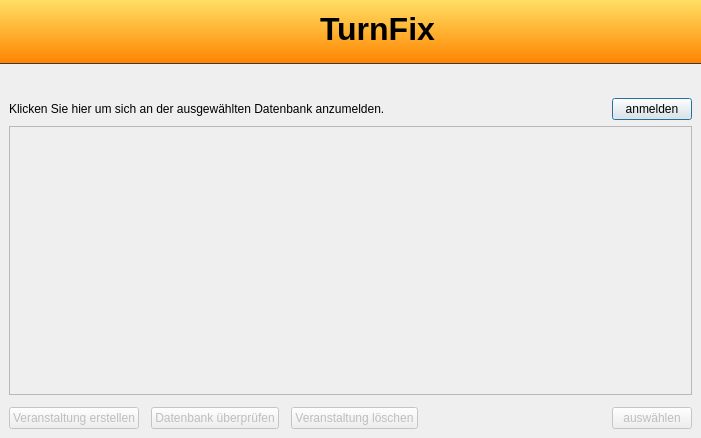
<?xml version="1.0" encoding="UTF-8"?>
<ui version="4.0">
 <class>LoginDialog</class>
 <widget class="QDialog" name="LoginDialog">
  <property name="geometry">
   <rect>
    <x>0</x>
    <y>0</y>
    <width>701</width>
    <height>438</height>
   </rect>
  </property>
  <property name="windowTitle">
   <string>TurnFix - Login</string>
  </property>
  <property name="styleSheet">
   <string notr="true">QWidget#headerWidget {
        background-color: qlineargradient(spread:pad, x1:0, y1:1, x2:0, y2:0, stop:0 rgba(255, 131, 0, 255), stop:1 rgba(255, 223, 100, 255));
    border-bottom:1px solid rgba(57, 57, 57, 255);
}

TFHeaderWidget {
	background-color: qlineargradient(spread:pad, x1:0, y1:1, x2:0, y2:0, stop:0 rgba(255, 131, 0, 255), stop:1 rgba(255, 223, 100, 255)); 
	border-bottom:1px solid rgba(57, 57, 57, 255); 
}</string>
  </property>
  <layout class="QVBoxLayout" name="verticalLayout">
   <property name="spacing">
    <number>0</number>
   </property>
   <property name="margin">
    <number>0</number>
   </property>
   <item>
    <widget class="QWidget" name="headerWidget" native="true">
     <property name="autoFillBackground">
      <bool>false</bool>
     </property>
     <layout class="QGridLayout" name="gridLayout_4">
      <property name="margin">
       <number>5</number>
      </property>
      <item row="0" column="3" rowspan="2">
       <spacer name="headerSpacer1">
        <property name="orientation">
         <enum>Qt::Horizontal</enum>
        </property>
        <property name="sizeHint" stdset="0">
         <size>
          <width>40</width>
          <height>20</height>
         </size>
        </property>
       </spacer>
      </item>
      <item row="0" column="2">
       <widget class="QLabel" name="headTextLabel">
        <property name="font">
         <font>
          <pointsize>-1</pointsize>
          <weight>75</weight>
          <bold>true</bold>
         </font>
        </property>
        <property name="styleSheet">
         <string notr="true">font-size:32px;
font-weight:bold;</string>
        </property>
        <property name="text">
         <string>TurnFix</string>
        </property>
       </widget>
      </item>
      <item row="0" column="0">
       <widget class="QLabel" name="logoLabel">
        <property name="sizePolicy">
         <sizepolicy hsizetype="Fixed" vsizetype="Fixed">
          <horstretch>0</horstretch>
          <verstretch>0</verstretch>
         </sizepolicy>
        </property>
        <property name="minimumSize">
         <size>
          <width>48</width>
          <height>48</height>
         </size>
        </property>
        <property name="maximumSize">
         <size>
          <width>48</width>
          <height>48</height>
         </size>
        </property>
        <property name="text">
         <string/>
        </property>
        <property name="pixmap">
         <pixmap resource="../../resources/TurnFix.qrc">:/appicons/icon.png</pixmap>
        </property>
        <property name="scaledContents">
         <bool>true</bool>
        </property>
       </widget>
      </item>
      <item row="0" column="1">
       <spacer name="headerSpacer2">
        <property name="orientation">
         <enum>Qt::Horizontal</enum>
        </property>
        <property name="sizeHint" stdset="0">
         <size>
          <width>40</width>
          <height>20</height>
         </size>
        </property>
       </spacer>
      </item>
     </layout>
    </widget>
   </item>
   <item>
    <widget class="TFSelectionBar" name="selectionBarWidget" native="true">
     <property name="minimumSize">
      <size>
       <width>0</width>
       <height>25</height>
      </size>
     </property>
     <property name="maximumSize">
      <size>
       <width>16777215</width>
       <height>25</height>
      </size>
     </property>
    </widget>
   </item>
   <item>
    <widget class="QStackedWidget" name="mainStack">
     <widget class="QWidget" name="loginPage">
      <layout class="QVBoxLayout" name="verticalLayout_3">
       <item>
        <layout class="QHBoxLayout" name="horizontalLayout">
         <item>
          <widget class="QLabel" name="loginLabel">
           <property name="text">
            <string>Klicken Sie hier um sich an der ausgewählten Datenbank anzumelden.</string>
           </property>
          </widget>
         </item>
         <item>
          <spacer name="horizontalSpacer">
           <property name="orientation">
            <enum>Qt::Horizontal</enum>
           </property>
           <property name="sizeHint" stdset="0">
            <size>
             <width>40</width>
             <height>20</height>
            </size>
           </property>
          </spacer>
         </item>
         <item>
          <widget class="QPushButton" name="loginButton">
           <property name="sizePolicy">
            <sizepolicy hsizetype="Fixed" vsizetype="Fixed">
             <horstretch>0</horstretch>
             <verstretch>0</verstretch>
            </sizepolicy>
           </property>
           <property name="layoutDirection">
            <enum>Qt::RightToLeft</enum>
           </property>
           <property name="text">
            <string>anmelden</string>
           </property>
           <property name="shortcut">
            <string>Return</string>
           </property>
          </widget>
         </item>
        </layout>
       </item>
       <item>
        <widget class="QWidget" name="eventsWidget" native="true">
         <property name="enabled">
          <bool>false</bool>
         </property>
         <layout class="QVBoxLayout" name="verticalLayout_2">
          <property name="spacing">
           <number>0</number>
          </property>
          <property name="margin">
           <number>0</number>
          </property>
          <item>
           <widget class="QTableView" name="eventsTable">
            <property name="editTriggers">
             <set>QAbstractItemView::NoEditTriggers</set>
            </property>
            <property name="alternatingRowColors">
             <bool>true</bool>
            </property>
            <property name="selectionMode">
             <enum>QAbstractItemView::SingleSelection</enum>
            </property>
            <property name="selectionBehavior">
             <enum>QAbstractItemView::SelectRows</enum>
            </property>
            <attribute name="horizontalHeaderHighlightSections">
             <bool>false</bool>
            </attribute>
            <attribute name="verticalHeaderVisible">
             <bool>false</bool>
            </attribute>
            <attribute name="verticalHeaderDefaultSectionSize">
             <number>20</number>
            </attribute>
           </widget>
          </item>
          <item>
           <layout class="QHBoxLayout" name="buttonLayout">
            <property name="spacing">
             <number>12</number>
            </property>
            <property name="leftMargin">
             <number>0</number>
            </property>
            <property name="topMargin">
             <number>12</number>
            </property>
            <property name="rightMargin">
             <number>0</number>
            </property>
            <property name="bottomMargin">
             <number>0</number>
            </property>
            <item>
             <widget class="QPushButton" name="createEventButton">
              <property name="text">
               <string>Veranstaltung erstellen</string>
              </property>
             </widget>
            </item>
            <item>
             <widget class="QPushButton" name="checkDatabaseButton">
              <property name="text">
               <string>Datenbank überprüfen</string>
              </property>
             </widget>
            </item>
            <item>
             <widget class="QPushButton" name="removeEventButton">
              <property name="text">
               <string>Veranstaltung löschen</string>
              </property>
             </widget>
            </item>
            <item>
             <spacer name="buttonSpacer">
              <property name="orientation">
               <enum>Qt::Horizontal</enum>
              </property>
              <property name="sizeHint" stdset="0">
               <size>
                <width>40</width>
                <height>20</height>
               </size>
              </property>
             </spacer>
            </item>
            <item>
             <widget class="QPushButton" name="selectEventButton">
              <property name="sizePolicy">
               <sizepolicy hsizetype="Fixed" vsizetype="Fixed">
                <horstretch>0</horstretch>
                <verstretch>0</verstretch>
               </sizepolicy>
              </property>
              <property name="layoutDirection">
               <enum>Qt::RightToLeft</enum>
              </property>
              <property name="text">
               <string>auswählen</string>
              </property>
             </widget>
            </item>
           </layout>
          </item>
         </layout>
        </widget>
       </item>
      </layout>
     </widget>
     <widget class="SettingsWidget" name="settingsPage"/>
    </widget>
   </item>
  </layout>
  <action name="loginAction">
   <property name="checkable">
    <bool>true</bool>
   </property>
   <property name="icon">
    <iconset resource="../../assets/icons/icons.qrc">
     <normaloff>:/icons/lock_open.png</normaloff>:/icons/lock_open.png</iconset>
   </property>
   <property name="text">
    <string>Login</string>
   </property>
  </action>
  <action name="settingsAction">
   <property name="checkable">
    <bool>true</bool>
   </property>
   <property name="icon">
    <iconset resource="../../assets/icons/icons.qrc">
     <normaloff>:/icons/setting_tools.png</normaloff>:/icons/setting_tools.png</iconset>
   </property>
   <property name="text">
    <string>Einstellungen</string>
   </property>
  </action>
 </widget>
 <customwidgets>
  <customwidget>
   <class>SettingsWidget</class>
   <extends>QWidget</extends>
   <header>view/widgets/settingswidget.h</header>
   <container>1</container>
  </customwidget>
  <customwidget>
   <class>TFSelectionBar</class>
   <extends>QWidget</extends>
   <header>view/widgets/tfselectionbar.h</header>
   <container>1</container>
  </customwidget>
 </customwidgets>
 <resources>
  <include location="../../assets/icons/icons.qrc"/>
  <include location="../../resources/TurnFix.qrc"/>
 </resources>
 <connections/>
</ui>
